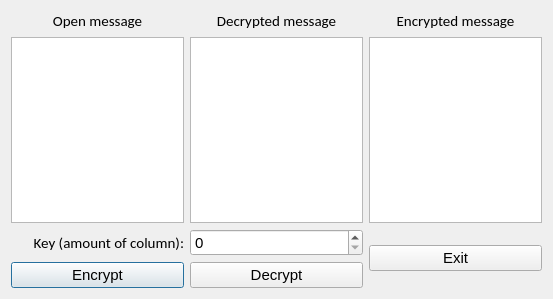
<?xml version="1.0" encoding="UTF-8"?>
<ui version="4.0">
 <class>Scitula</class>
 <widget class="QDialog" name="Scitula">
  <property name="geometry">
   <rect>
    <x>0</x>
    <y>0</y>
    <width>553</width>
    <height>299</height>
   </rect>
  </property>
  <property name="windowTitle">
   <string>Dialog</string>
  </property>
  <layout class="QGridLayout" name="gridLayout">
   <item row="1" column="2">
    <widget class="QPlainTextEdit" name="EncryptedplainTextEdit">
     <property name="font">
      <font>
       <pointsize>11</pointsize>
      </font>
     </property>
    </widget>
   </item>
   <item row="0" column="2">
    <widget class="QLabel" name="label_3">
     <property name="font">
      <font>
       <family>Calibri</family>
       <pointsize>11</pointsize>
      </font>
     </property>
     <property name="text">
      <string>Encrypted message</string>
     </property>
     <property name="alignment">
      <set>Qt::AlignCenter</set>
     </property>
    </widget>
   </item>
   <item row="1" column="1">
    <widget class="QTextBrowser" name="DecryptedtextBrowser">
     <property name="font">
      <font>
       <pointsize>11</pointsize>
      </font>
     </property>
    </widget>
   </item>
   <item row="0" column="1">
    <widget class="QLabel" name="label_2">
     <property name="font">
      <font>
       <family>Calibri</family>
       <pointsize>11</pointsize>
      </font>
     </property>
     <property name="text">
      <string>Decrypted message</string>
     </property>
     <property name="alignment">
      <set>Qt::AlignCenter</set>
     </property>
    </widget>
   </item>
   <item row="1" column="0">
    <widget class="QPlainTextEdit" name="MessageplainTextEdit">
     <property name="font">
      <font>
       <pointsize>11</pointsize>
      </font>
     </property>
    </widget>
   </item>
   <item row="0" column="0">
    <widget class="QLabel" name="label">
     <property name="font">
      <font>
       <family>Calibri</family>
       <pointsize>11</pointsize>
      </font>
     </property>
     <property name="text">
      <string>Open message</string>
     </property>
     <property name="alignment">
      <set>Qt::AlignCenter</set>
     </property>
    </widget>
   </item>
   <item row="2" column="0">
    <widget class="QLabel" name="label_4">
     <property name="font">
      <font>
       <family>Calibri</family>
       <pointsize>11</pointsize>
      </font>
     </property>
     <property name="text">
      <string>Key (amount of column):</string>
     </property>
     <property name="alignment">
      <set>Qt::AlignRight|Qt::AlignTrailing|Qt::AlignVCenter</set>
     </property>
    </widget>
   </item>
   <item row="2" column="1">
    <widget class="QSpinBox" name="KeyspinBox">
     <property name="font">
      <font>
       <pointsize>11</pointsize>
      </font>
     </property>
     <property name="maximum">
      <number>99</number>
     </property>
    </widget>
   </item>
   <item row="3" column="0">
    <widget class="QPushButton" name="EncryptpushButton">
     <property name="font">
      <font>
       <pointsize>11</pointsize>
      </font>
     </property>
     <property name="text">
      <string>Encrypt</string>
     </property>
    </widget>
   </item>
   <item row="3" column="1">
    <widget class="QPushButton" name="DecryptpushButton">
     <property name="font">
      <font>
       <pointsize>11</pointsize>
      </font>
     </property>
     <property name="text">
      <string>Decrypt</string>
     </property>
    </widget>
   </item>
   <item row="2" column="2" rowspan="2">
    <widget class="QPushButton" name="ExitpushButton">
     <property name="font">
      <font>
       <pointsize>11</pointsize>
      </font>
     </property>
     <property name="text">
      <string>Exit</string>
     </property>
    </widget>
   </item>
  </layout>
 </widget>
 <resources/>
 <connections/>
</ui>
